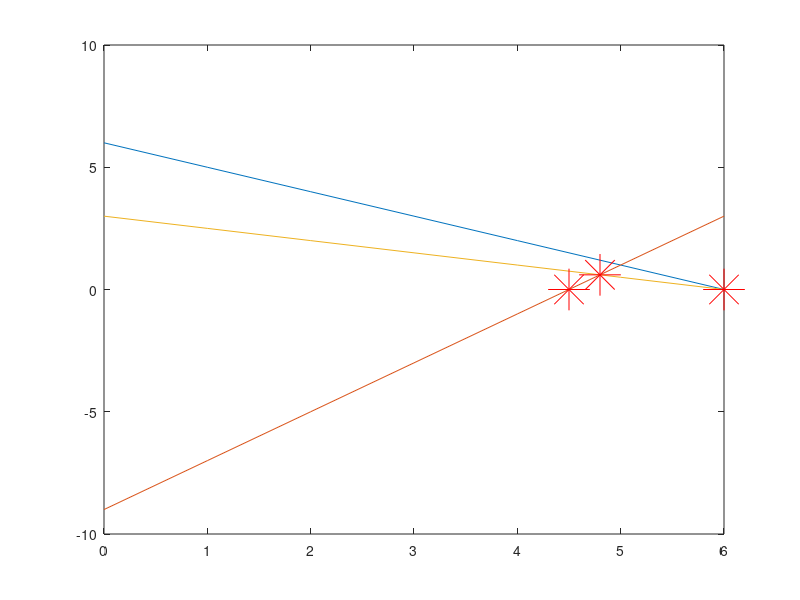

MATLAB code for this plot:
%% Min z = 3x1 - 5x2 
% where s.t. are 
% x1 + x2 <= 6 
% 2x1 - x2 >= 9 
% x1 + 2x2 <= 6
% x1 >= 0
% x2 >= 0

clc ;
clear;

%% Phase 1, input parameter
C = [3 -5];
Z = @(x1, x2)3*x1 - 5*x2;


A = [1 1; 2 -1; 1 2];
b = [6; 9; 6];


C1 = @(x1, x2) x1 + x2 - 6;
C2 = @(x1, x2) 2*x1 - x2 - 9;
C3 = @(x1, x2) x1 + 2*x2 - 6;

% number of constraints 
[m, n] = size(A);

%% Phase 2 Plotting
x1 = 0:max(b./A(:, 1)); 
for i = 1:m
    x2 = (b(i) - A(i, 1) * x1) / A(i, 2);

    plot(x1, x2)
    hold on
end 

%% Phase 3 Find intersection & corner points
A = [A; eye(n)];
b = [b; zeros(2, 1)]; 

m = size(A, 1); 
pt = [];
for i = 1:m
    for j = i + 1: m 
        aa = [A(i, :); A(j, :)];
        bb = [b(i); b(j)];
        if (det(aa))
            X = aa \ bb;
            if(X >= 0)
                pt = [pt X];
            end
        end
    end
end

pt = unique(pt', "rows")';
disp(pt)

%% Phase 4 Find Feasable points 
FP = [];
z = [];
for i = 1:size(pt, 2) % 2 gives columns, i.e. loop in number of points
    pt1 = pt(1, i); % x1 of ith point
    pt2 = pt(2, i); % x2 of ith point
    if(C1(pt1, pt2) <= 0 && C2(pt1, pt2) >= 0 && C3(pt1, pt2) <= 0)
        FP = [FP pt(:, i)]; 
        plot(pt1, pt2, '*r', 'MarkerSize', 30);
        cost = Z(pt1, pt2);
        z = [z cost];
    end
end

disp(FP)
disp(z)

%% Phase 5 finding optimal solution and value
[optimal_val index] = min(z)
optimal_sol = FP(:, index)
fprintf('Optimal Solution: x1 = %.2f, x2 = %.2f\n', optimal_sol(1), optimal_sol(2));
fprintf('Optimal Value: Z = %.2f\n', optimal_val);


